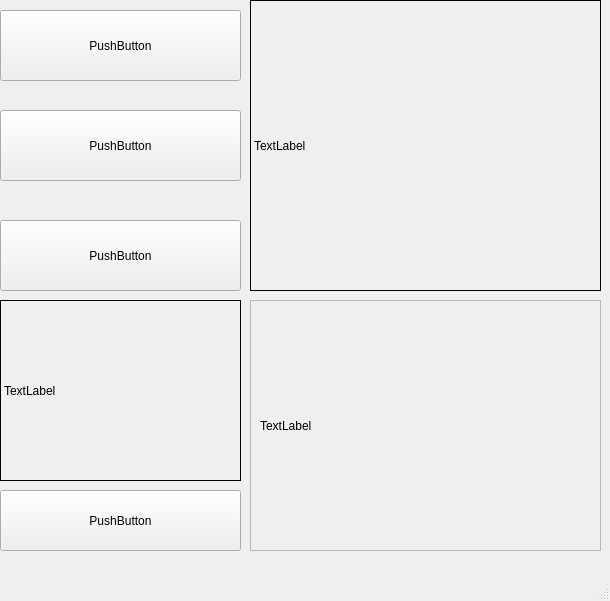
<?xml version="1.0" encoding="UTF-8"?>
<ui version="4.0">
 <class>MainWindow</class>
 <widget class="QMainWindow" name="MainWindow">
  <property name="geometry">
   <rect>
    <x>0</x>
    <y>0</y>
    <width>610</width>
    <height>601</height>
   </rect>
  </property>
  <property name="windowTitle">
   <string>MainWindow</string>
  </property>
  <widget class="QWidget" name="centralwidget">
   <widget class="QPushButton" name="pushButton">
    <property name="geometry">
     <rect>
      <x>0</x>
      <y>10</y>
      <width>241</width>
      <height>71</height>
     </rect>
    </property>
    <property name="text">
     <string>PushButton</string>
    </property>
   </widget>
   <widget class="QPushButton" name="pushButton_2">
    <property name="geometry">
     <rect>
      <x>0</x>
      <y>110</y>
      <width>241</width>
      <height>71</height>
     </rect>
    </property>
    <property name="text">
     <string>PushButton</string>
    </property>
   </widget>
   <widget class="QPushButton" name="pushButton_3">
    <property name="geometry">
     <rect>
      <x>0</x>
      <y>220</y>
      <width>241</width>
      <height>71</height>
     </rect>
    </property>
    <property name="text">
     <string>PushButton</string>
    </property>
   </widget>
   <widget class="QLabel" name="label">
    <property name="geometry">
     <rect>
      <x>250</x>
      <y>0</y>
      <width>351</width>
      <height>291</height>
     </rect>
    </property>
    <property name="styleSheet">
     <string notr="true">border:1px solid black</string>
    </property>
    <property name="text">
     <string>TextLabel</string>
    </property>
   </widget>
   <widget class="QLabel" name="label_2">
    <property name="geometry">
     <rect>
      <x>0</x>
      <y>300</y>
      <width>241</width>
      <height>181</height>
     </rect>
    </property>
    <property name="styleSheet">
     <string notr="true">border:1px solid black</string>
    </property>
    <property name="text">
     <string>TextLabel</string>
    </property>
   </widget>
   <widget class="QPushButton" name="pushButton_4">
    <property name="geometry">
     <rect>
      <x>0</x>
      <y>490</y>
      <width>241</width>
      <height>61</height>
     </rect>
    </property>
    <property name="text">
     <string>PushButton</string>
    </property>
   </widget>
   <widget class="QScrollArea" name="scrollArea">
    <property name="geometry">
     <rect>
      <x>250</x>
      <y>300</y>
      <width>351</width>
      <height>251</height>
     </rect>
    </property>
    <property name="widgetResizable">
     <bool>true</bool>
    </property>
    <widget class="QWidget" name="scrollAreaWidgetContents">
     <property name="geometry">
      <rect>
       <x>0</x>
       <y>0</y>
       <width>349</width>
       <height>249</height>
      </rect>
     </property>
     <layout class="QHBoxLayout" name="horizontalLayout">
      <item>
       <widget class="QLabel" name="label_3">
        <property name="text">
         <string>TextLabel</string>
        </property>
       </widget>
      </item>
     </layout>
    </widget>
   </widget>
  </widget>
  <widget class="QMenuBar" name="menubar">
   <property name="geometry">
    <rect>
     <x>0</x>
     <y>0</y>
     <width>610</width>
     <height>23</height>
    </rect>
   </property>
  </widget>
  <widget class="QStatusBar" name="statusbar"/>
 </widget>
 <resources/>
 <connections/>
</ui>
